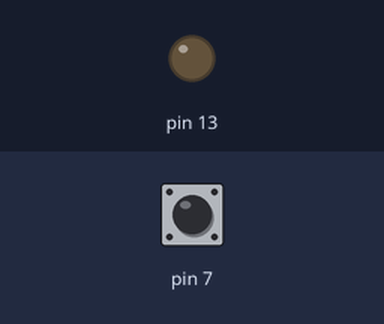
Bench run of a sketch on a simulated Arduino Uno, built with avr-gcc and run on an emulated ATmega328P. Parts: output pins drawn as LEDs (lit = HIGH). The inputs (shaded band) are chosen by the test bench; at power-on: pin 7 HIGH.

Above: at 1.2 s.
1.3 s: pin 7 pulled LOW for 0.15 s
At 1.37 s:
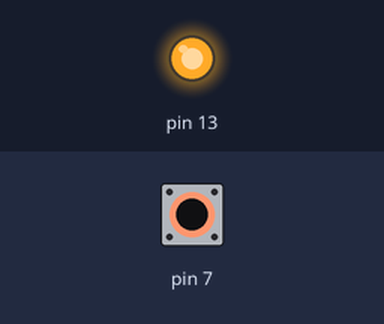
2.9 s: pin 7 pulled LOW for 3.2 s
At 7.3 s:
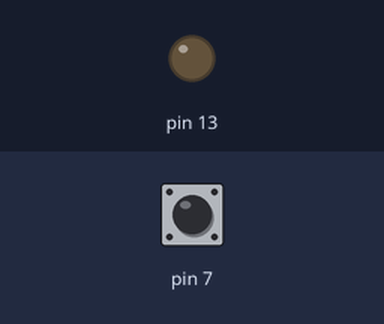
Timing chart, 0 to 8.8 s (numbered marks = the images above; inputs shaded):
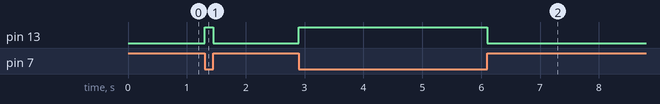

The sketch:

sketch_apr19b.ino
```cpp
void setup() {
  // put your setup code here, to run once:
  pinMode(7,INPUT_PULLUP);
  pinMode(13,OUTPUT);
}

void loop() {
  // put your main code here, to run repeatedly:
  if (digitalRead(7)) digitalWrite(13,0);
  else digitalWrite(13,1);


}
```

Measured:
- after the input at 1.3 s, pin 13: LOW → HIGH at once, → LOW 0.15 s later
- after the input at 2.9 s, pin 13: LOW → HIGH at once, → LOW 3.2 s later
